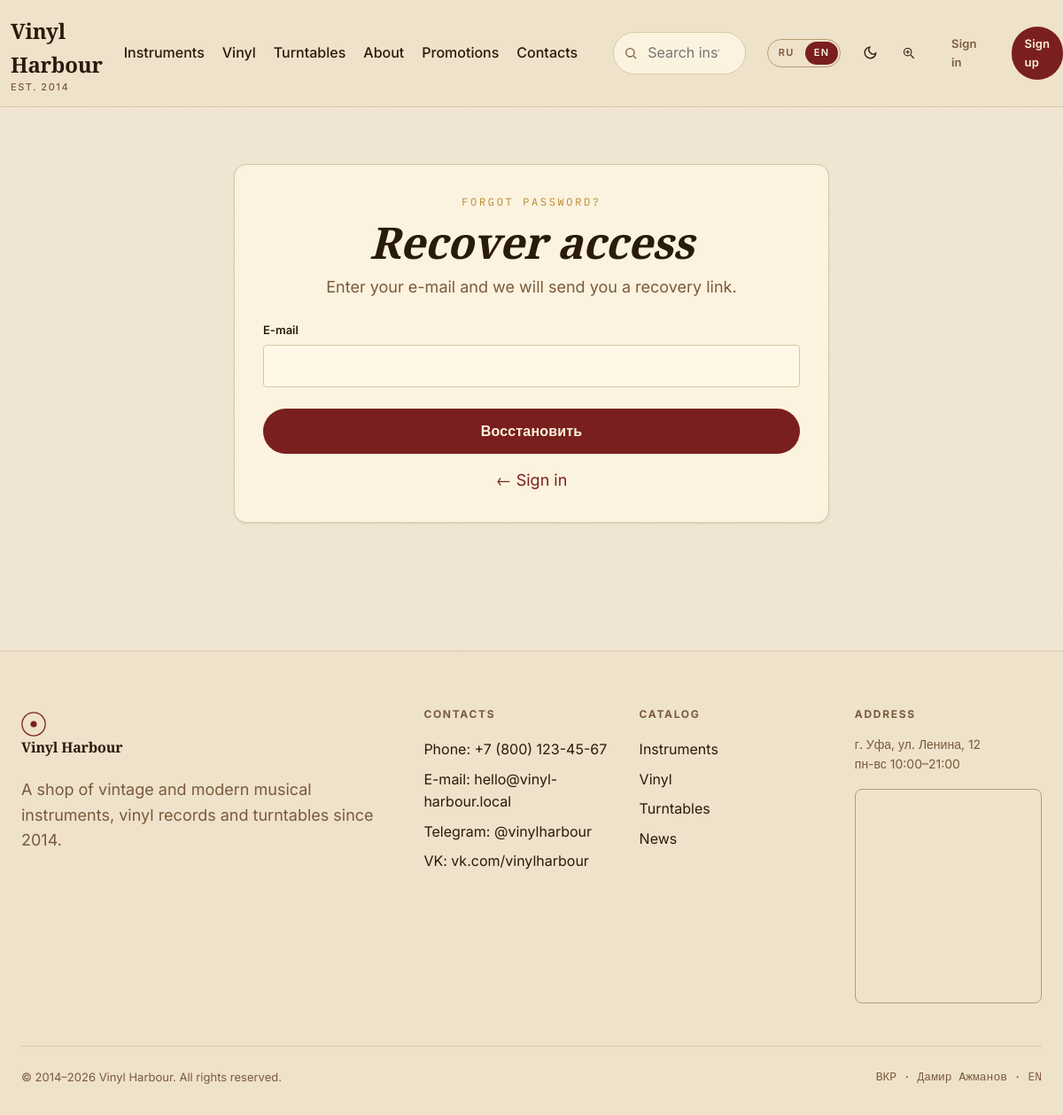
/auth/forgot?lang=en, run on the app's committed database.
### app/models.py (models this page shows, shortened)
class Category(db.Model):
    __tablename__ = "categories"
    id = db.Column(db.Integer, primary_key=True)
    slug = db.Column(db.String(64), unique=True, nullable=False)
    name_ru = db.Column(db.String(120), nullable=False)
    name_en = db.Column(db.String(120), nullable=False)
    description_ru = db.Column(db.Text, default="")
    description_en = db.Column(db.Text, default="")
    products = db.relationship("Product", backref="category", lazy="dynamic")

### app/blueprints/auth/routes.py (the view)
@bp.route("/forgot", methods=["GET", "POST"])
def forgot():
    form = ForgotPasswordForm()
    if form.validate_on_submit():
        flash("Если такой e-mail зарегистрирован, мы отправили на него письмо для восстановления.", "info")
        return redirect(url_for("auth.login"))
    return render_template("auth/forgot.html", form=form)

### app/forms.py
class ForgotPasswordForm(FlaskForm):
    email = StringField("E-mail", validators=[DataRequired(), Email()])
    submit = SubmitField("Восстановить")

### app/i18n.py (called while the page is built)
def translations(lang):
    return TRANSLATIONS.get(lang, TRANSLATIONS["ru"])

### app/templates/auth/forgot.html (shortened to what this page needs)
{% extends 'base.html' %}
{% from '_macros.html' import field %}
{% block content %}
<section class="section">
  <div class="container-narrow">
    <div class="form-card">
      <div style="text-align:center; margin-bottom: var(--space-6);">
        <div class="section-eyebrow">{{ t.forgot_password }}</div>
        <h1 style="font-style: italic;">{% if lang=='en' %}Recover access{% else %}Восстановление доступа{% endif %}</h1>
        <p style="color: var(--color-text-muted); margin-top: var(--space-2);">{% if lang=='en' %}Enter your e-mail and we will send you a recovery link.{% else %}Введите e-mail и мы пришлём ссылку для восстановления.{% endif %}</p>
      </div>
      <form method="post" novalidate>
        {{ field(form.email, type='email') }}
        <div class="form-actions">{{ form.submit(class_='btn btn-primary btn-block') }}</div>
      </form>
      <p style="text-align:center; margin-top: var(--space-4);"><a href="{{ url_for('auth.login') }}">← {{ t.login }}</a></p>
    </div>
  </div>
</section>
{% endblock %}

### app/templates/base.html (shortened to what this page needs)
<!DOCTYPE html>
<html lang="{{ lang }}">
<head>
  <link rel="stylesheet" href="{{ url_for('static', filename='css/style.css') }}">
</head>
<body>
<header class="site-header">
  <div class="container header-top">
    <a href="{{ url_for('main.index') }}" class="logo" aria-label="{{ t.site_name }}">
      <span>{{ t.site_name }}<small>EST. 2014</small></span>
    </a>
    <nav class="nav-main">
      <a href="{{ url_for('catalog.category', slug='instruments') }}">{{ t.instruments }}</a>
      <a href="{{ url_for('catalog.category', slug='vinyl') }}">{{ t.vinyl }}</a>
      <a href="{{ url_for('catalog.category', slug='players') }}">{{ t.players }}</a>
      <a href="{{ url_for('main.index') }}#about">{{ t.about }}</a>
      <a href="{{ url_for('main.index') }}#promotions">{{ t.promotions }}</a>
      <a href="{{ url_for('main.index') }}#contacts">{{ t.contacts }}</a>
    </nav>
    <form action="{{ url_for('main.search') }}" method="get" class="search-form-header" role="search">
      <svg width="16" height="16" viewBox="0 0 24 24" fill="none" stroke="currentColor" stroke-width="2"><circle cx="11" cy="11" r="7"/><path d="m21 21-4.3-4.3"/></svg>
      <input type="search" name="q" placeholder="{{ t.search_placeholder }}" autocomplete="off" data-search-input>
    </form>
    <div class="lang-toggle" role="group" aria-label="Language">
      <a href="?lang=ru" class="{% if lang=='ru' %}active{% endif %}">RU</a>
      <a href="?lang=en" class="{% if lang=='en' %}active{% endif %}">EN</a>
    </div>
    <button class="icon-btn" data-theme-toggle aria-label="{{ t.theme_dark }}" title="{{ t.theme_dark }}"></button>
    <button class="icon-btn" data-vision-toggle aria-label="{{ t.vision_mode }}" title="{{ t.vision_mode }}">
      <svg width="20" height="20" viewBox="0 0 24 24" fill="none" stroke="currentColor" stroke-width="1.6"><circle cx="11" cy="11" r="6"/><path d="m21 21-5-5"/><path d="M11 8v6M8 11h6" stroke-width="1.4"/></svg>
    </button>
    {% if current_user.is_authenticated %}
      <a href="{{ url_for('cart.index') }}" class="icon-btn cart-btn" aria-label="{{ t.cart }}">
        <svg width="20" height="20" viewBox="0 0 24 24" fill="none" stroke="currentColor" stroke-width="1.6"><path d="M6 6h15l-1.5 9h-12z"/><circle cx="9" cy="20" r="1.5"/><circle cx="18" cy="20" r="1.5"/><path d="M6 6 5 3H2"/></svg>
        {% set cart_count = current_user.cart_items.count() %}
        {% if cart_count %}<span class="badge">{{ cart_count }}</span>{% endif %}
      </a>
      <a href="{{ url_for('account.index') }}" class="icon-btn" aria-label="{{ t.account }}" title="{{ t.account }}">
        <svg width="20" height="20" viewBox="0 0 24 24" fill="none" stroke="currentColor" stroke-width="1.6"><circle cx="12" cy="8" r="4"/><path d="M4 21c0-4 4-7 8-7s8 3 8 7"/></svg>
      </a>
      {% if current_user.is_admin %}<a href="{{ url_for('admin.index') }}" class="btn btn-outline btn-sm">{{ t.admin }}</a>{% endif %}
      <a href="{{ url_for('auth.logout') }}" class="btn btn-ghost btn-sm">{{ t.logout }}</a>
    {% else %}
      <a href="{{ url_for('auth.login') }}" class="btn btn-ghost btn-sm">{{ t.login }}</a>
      <a href="{{ url_for('auth.register') }}" class="btn btn-primary btn-sm">{{ t.register }}</a>
    {% endif %}
  </div>
</header>
<main>
  {% block content %}{% endblock %}
</main>
<footer class="site-footer" id="contacts">
  <div class="container">
    <div class="footer-grid">
      <div>
        <a href="{{ url_for('main.index') }}" class="logo">
          <svg width="28" height="28" viewBox="0 0 32 32" fill="none">
            <circle cx="16" cy="16" r="15" stroke="currentColor" stroke-width="1.5"/>
            <circle cx="16" cy="16" r="4" fill="currentColor"/>
          </svg>
          <span>{{ t.site_name }}</span>
        </a>
        <p style="margin-top: 1rem; color: var(--color-text-muted);">{{ t.footer_about }}</p>
      </div>
      <div>
        <h4>{{ t.contacts }}</h4>
        <a href="tel:+78001234567">{{ t.phone }}: +7 (800) 123-45-67</a>
        <a href="mailto:hello@vinyl-harbour.local">{{ t.email }}: hello@vinyl-harbour.local</a>
        <a href="#">Telegram: @vinylharbour</a>
        <a href="#">VK: vk.com/vinylharbour</a>
      </div>
      <div>
        <h4>{{ t.catalog }}</h4>
        <a href="{{ url_for('catalog.category', slug='instruments') }}">{{ t.instruments }}</a>
        <a href="{{ url_for('catalog.category', slug='vinyl') }}">{{ t.vinyl }}</a>
        <a href="{{ url_for('catalog.category', slug='players') }}">{{ t.players }}</a>
        <a href="{{ url_for('main.news_list') }}">{{ t.news }}</a>
      </div>
      <div>
        <h4>{{ t.address }}</h4>
        <p style="font-size: 0.875rem; color: var(--color-text-muted);">г. Уфа, ул. Ленина, 12<br>пн-вс 10:00–21:00</p>
        <div class="map-embed">
          <iframe src="https://yandex.ru/map-widget/v1/?ll=55.957727%2C54.735152&z=14&pt=55.957727,54.735152,pm2rdm" loading="lazy" allowfullscreen title="Карта"></iframe>
        </div>
      </div>
    </div>
    <div class="copyright">
      <span>© 2014–2026 {{ t.site_name }}. {{ t.rights }}.</span>
      <span style="font-family: var(--font-mono);">ВКР · Дамир Ажманов · {{ lang|upper }}</span>
    </div>
  </div>
</footer>
</body>
</html>

### data on the page
Category: instruments "Instruments"
Category: vinyl "Vinyl"
Category: players "Turntables"

### other printed values
{{ t.site_name }} "Vinyl Harbour"
{{ t.about }} "About"
{{ t.promotions }} "Promotions"
{{ t.contacts }} "Contacts"
{{ t.login }} "Sign in"
{{ t.register }} "Sign up"
{{ t.forgot_password }} "FORGOT PASSWORD?"
{{ field.label }} "E-mail"
{{ t.footer_about }} "A shop of vintage and modern musical instruments, vinyl records and turntables since 2014."
{{ t.contacts }} "CONTACTS"
{{ t.phone }} "Phone"
{{ t.email }} "E-mail"
{{ t.catalog }} "CATALOG"
{{ t.news }} "News"
{{ t.address }} "ADDRESS"
